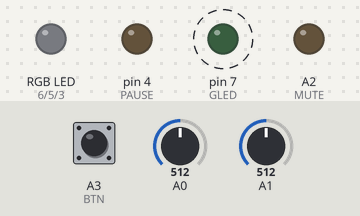
Simulated run of this program. Board: Arduino Uno, built with avr-gcc and run on an emulated ATmega328P. Shown: an RGB LED mixed from three pins (HIGH = lit), output pins drawn as LEDs (lit = HIGH). Dashed ring = blinking. The test bench sets the inputs (shaded band); at power-on: A0 = 512, A1 = 512, A3 (BTN) HIGH.

Above: at 1.87 s.
Timing chart, 0 to 4.7 s (numbered marks = the images above):
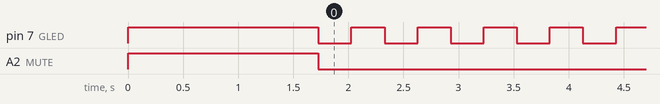

The program:

main.cpp
```cpp
#include <Arduino.h>
#include <DancingRGBs.h>
#include <OneButton.h>

#define WLED1 8
#define WLED2 9
#define WLED3 10
#define WLED4 11
#define WLED5 12
#define WLED6 13
#define GLED 7

#define STRIPLED_R 6
#define STRIPLED_G 5
#define STRIPLED_B 3

#define BTN A3
#define PAUSE 4
#define MUTE A2
#define BT_INFO 2             //there is a problem, it does not work due to strange voltage lvls on CSR LED

#define BAT_VOLTAGE A1

#define AUDIOIN A0

#define VCC 5.000f
#define LONG_PRESS_MS 500
#define BAT_VOL_OFFSET 0.163   //this value must be added to the battery voltage, it was obtained experimentally

float bat_voltage;
float batteryThresholds[6]={3.4f, 3.6f, 3.7f, 3.75f, 3.85f, 3.95f};
int currentBatteryLvl;

bool batteryOK = true;
bool btnIsPressed;

unsigned long lastInterruptPressed, lastInterruptReleased;
unsigned long lastLoop_30s = -30000;

DancingRGBs dancingRGBs(STRIPLED_R,STRIPLED_G, STRIPLED_B);
OneButton button = OneButton(BTN);

void initialSequence();
void errorBlink();
void Loop_30s();
void measureVoltage();
void updateBatteryLvl();
void displayBatteryLvl();
void pauseResume();
void longPressResult();
void whiteLeds(byte Byte);

void setup() {

  Serial.begin(9600);
  pinMode(BTN,INPUT_PULLUP);
  pinMode(BT_INFO,INPUT);
  pinMode(PAUSE,OUTPUT);
  pinMode(MUTE,OUTPUT);
  pinMode(GLED,OUTPUT);
  pinMode(STRIPLED_R,OUTPUT);
  pinMode(STRIPLED_G,OUTPUT);
  pinMode(STRIPLED_B,OUTPUT);

  digitalWrite(PAUSE,LOW);
  digitalWrite(MUTE, HIGH);
  digitalWrite(GLED,HIGH);

  button.attachClick(pauseResume);
  button.attachLongPressStop(longPressResult);
  button.setPressTicks(LONG_PRESS_MS);
  delay(500);
  initialSequence();
}

void loop() {
  Loop_30s();
  button.tick();
  if(batteryOK)dancingRGBs.loop();
  else
  {
    digitalWrite(MUTE,LOW);
    errorBlink();
  }

  //Serial.println(analogRead(AUDIOIN));
}

void initialSequence()
{
  whiteLeds(0);
  delay(200);
  whiteLeds(0b001100);
  delay(200);
  whiteLeds(0b010010);
  delay(200);
  whiteLeds(0b100001);
  delay(200);
  whiteLeds(0b110011);
  delay(200);
  whiteLeds(0b111111);
  delay(200);
}

void errorBlink()
{
  whiteLeds(0);
  digitalWrite(GLED,LOW);
  delay(300);
  whiteLeds(0b111111);
  digitalWrite(GLED,HIGH);
  delay(300);
}


void Loop_30s()
{
  if(millis()-lastLoop_30s>30000)
  {
    measureVoltage();
    updateBatteryLvl();
    displayBatteryLvl();
    /*Serial.print(bat_voltage);
    Serial.print("\n");*/
    lastLoop_30s = millis();
  }

}

void measureVoltage()
{
  float bat_avg;
  float analogToVolts = 1023.0F/VCC;
  bat_avg=0;


  ADMUX = 0b01000000 | 1;       // use pin A1 and Vcc voltage reference
  ADCSRA = 0b11010101;      // set ADC

  while(!(ADCSRA & 0x10));        // wait for ADC to complete current conversion ie ADIF bit set
  ADCSRA = 0b11010101 ;               // clear ADIF bit so that ADC can do next operation (0xf5)
  for(int i = 0; i<10; i++)
  {

    while(!(ADCSRA & 0x10));        // wait for ADC to complete current conversion ie ADIF bit set
    bat_avg+=ADC;
    //Serial.println(ADC);
    ADCSRA = 0b11010101 ;               // clear ADIF bit so that ADC can do next operation (0xf5)

  }
  while(!(ADCSRA & 0x10));        // wait for ADC to complete current conversion ie ADIF bit set
  ADMUX = 0b00000000;       // use pin A0 (update for audio input readings) and external voltage reference - A PART OF THE SOLUTION BELOW


  //////  THIS IS A SOLUTION TO THE PEAKS READ BY ADC ON A0 AFTER ADMUX UPDATE
  //////  1000 READINGS TAKE APPROX. 28ms AND I DON'T LIKE IT, BUT IT WAS THE ONLY APPROACH THAT WORKED FOR ME :/
  for(int i= 0; i<1000; i++)
  {
  ADCSRA = 0b11010101;      // set ADC
  while(!(ADCSRA & 0x10));        // wait for ADC to complete current conversion ie ADIF bit set
  }

  bat_avg/=10.f;


  float bat1_v = bat_avg/analogToVolts;

  bat_voltage = bat1_v+BAT_VOL_OFFSET;
}

void updateBatteryLvl()
{
  const int deadBand = 0.02f;
  int i=0;

  if(bat_voltage<=3.3f)
  {
    batteryOK = false;

    return;
  }
  batteryOK = true;
  digitalWrite(MUTE,HIGH);

  while(bat_voltage>batteryThresholds[i])
  {
    i++;
    if(i>=6)break;
  }

  //histeresis
  if(currentBatteryLvl<i)
  {
    if(bat_voltage>batteryThresholds[i-1]+deadBand)currentBatteryLvl = i;
  }
  else if(currentBatteryLvl>i)
  {
    if(bat_voltage < batteryThresholds[i] - deadBand)currentBatteryLvl = i;
  }

}

void displayBatteryLvl()
{
  whiteLeds((1<<currentBatteryLvl)-1);
}

void whiteLeds(byte Byte)
{
  int ledNo = 0;
  while(ledNo<6)
  {
    switch (ledNo)
    {
    case 0:
      digitalWrite(WLED1,Byte%2);
      break;
    case 1:
      digitalWrite(WLED2,Byte%2);
      break;
    case 2:
      digitalWrite(WLED3,Byte%2);
      break;
    case 3:
      digitalWrite(WLED4,Byte%2);
      break;
    case 4:
      digitalWrite(WLED5,Byte%2);
      break;
    case 5:
      digitalWrite(WLED6,Byte%2);
      break;
    default:
      break;
    }
    Byte/=2;
    ledNo++;
  }
}

void pauseResume()
{
  digitalWrite(PAUSE,HIGH);
  delay(100);
  digitalWrite(PAUSE,LOW);
}

void longPressResult()
{
  dancingRGBs.nextMode();
}
```

Measured:
- by itself, pin 7 (GLED): alternates HIGH for 0.30 s and LOW for 0.30 s
- by itself, A2 (MUTE): HIGH → LOW at 1.7 s
